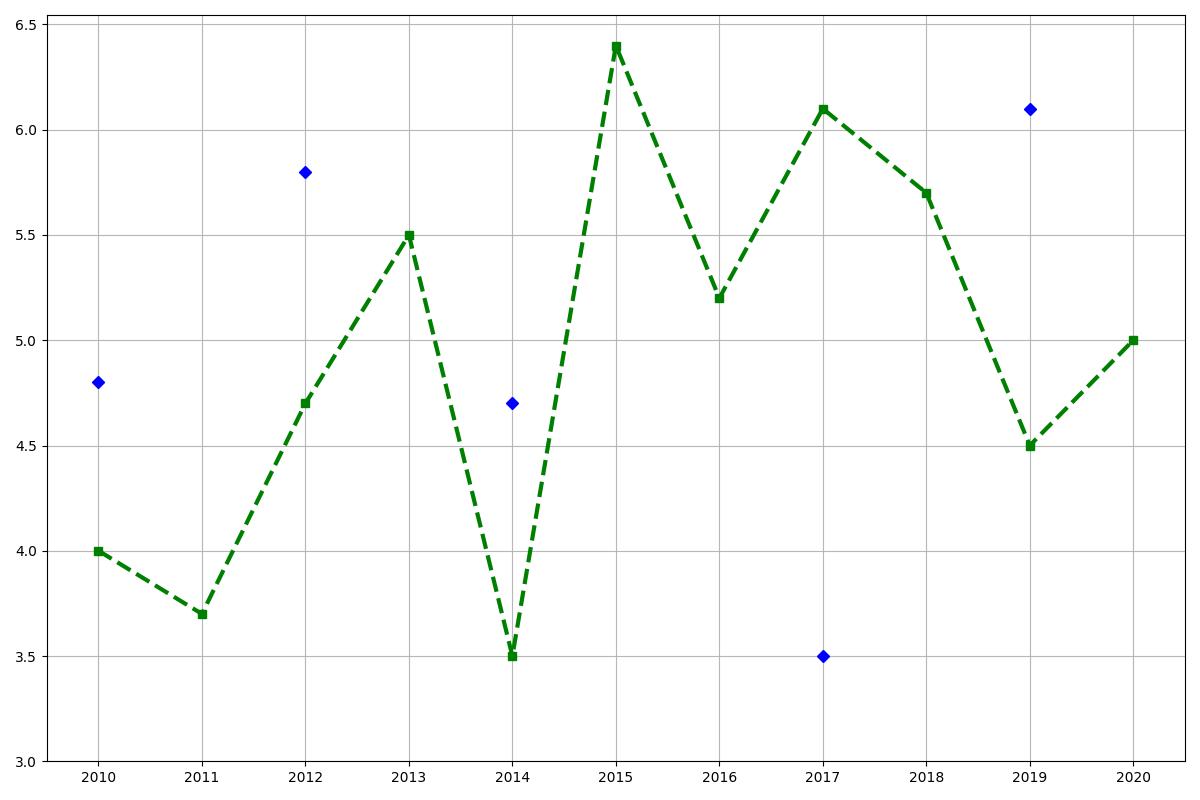

Reproduce this figure in Python.
import matplotlib.pyplot as plt
import numpy as np

years = np.array([2010, 2011, 2012, 2013, 2014, 2015, 2016, 2017, 2018, 2019, 2020])
# Manually shuffled avg_screen_sizes while keeping the same dimensions
avg_screen_sizes = np.array([4.0, 3.7, 4.7, 5.5, 3.5, 6.4, 5.2, 6.1, 5.7, 4.5, 5.0])
# Manually modified notable models details, preserving structure
notable_models = {"Samsung S8": (2012, 5.8), "iPhone 4": (2017, 3.5), 
                  "iPhone 6": (2014, 4.7), "Samsung S3": (2010, 4.8), 
                  "iPhone 11": (2019, 6.1)}

fig, ax = plt.subplots(figsize=(12, 8))

ax.plot(years, avg_screen_sizes, color='green', marker='s', linestyle='--', linewidth=3)

for model, (year, size) in notable_models.items():
    ax.plot(year, size, color='blue', marker='D')

ax.set_xticks(years)
ax.set_yticks(np.arange(3.0, 7.0, 0.5))

ax.grid(True, linestyle='-', alpha=0.9)

plt.tight_layout()

plt.show()
